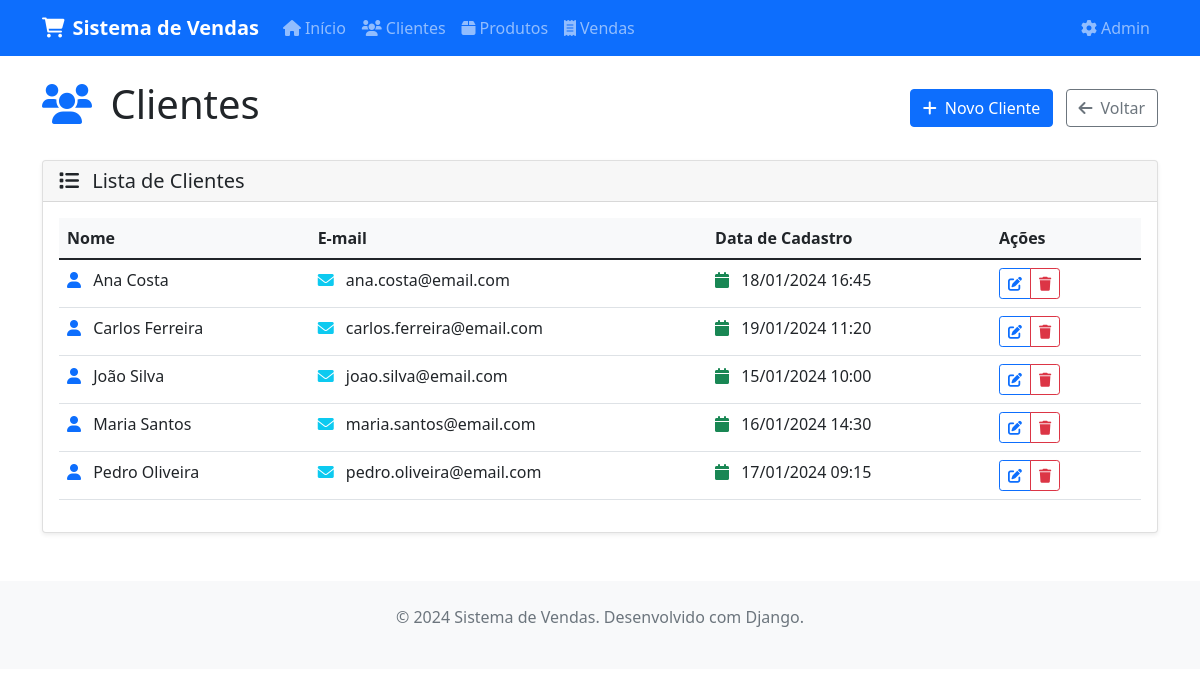
Page /vendas/clientes/ on the committed database.
### vendas/models.py (models this page shows, shortened)
class Cliente(models.Model):
    nome = models.CharField(max_length=200, verbose_name="Nome")
    email = models.EmailField(verbose_name="E-mail")
    data_cadastro = models.DateTimeField(auto_now_add=True, verbose_name="Data de Cadastro")
    class Meta:
        verbose_name = "Cliente"
        verbose_name_plural = "Clientes"
        ordering = ['nome']

### vendas/views.py (the view)
# urls.py: path('clientes/', views.cliente_list, name='cliente_list'),
def cliente_list(request):
    clientes_list = Cliente.objects.all()
    paginator = Paginator(clientes_list, 10)  # 10 clientes por página
    page_number = request.GET.get('page')
    clientes = paginator.get_page(page_number)
    return render(request, 'vendas/cliente_list.html', {'clientes': clientes})

### vendas/templates/vendas/cliente_list.html (shortened to what this page needs)
{% extends 'vendas/base.html' %}
{% block content %}
<div class="row">
    <div class="col-12">
        <div class="d-flex justify-content-between align-items-center mb-4">
            <h1>
                <i class="fas fa-users text-primary me-2"></i>
                Clientes
            </h1>
            <div>
                <a href="{% url 'vendas:cliente_create' %}" class="btn btn-primary me-2">
                    <i class="fas fa-plus me-2"></i>Novo Cliente
                </a>
                <a href="{% url 'vendas:home' %}" class="btn btn-outline-secondary">
                    <i class="fas fa-arrow-left me-2"></i>Voltar
                </a>
            </div>
        </div>
    </div>
</div>
<div class="row">
    <div class="col-12">
        <div class="card">
            <div class="card-header">
                <h5 class="mb-0">
                    <i class="fas fa-list me-2"></i>
                    Lista de Clientes
                </h5>
            </div>
            <div class="card-body">
                {% if clientes and clientes.paginator.count %}
                    <div class="table-responsive">
                        <table class="table table-hover">
                            <thead>
                                <tr>
                                    <th>Nome</th>
                                    <th>E-mail</th>
                                    <th>Data de Cadastro</th>
                                    <th width="150">Ações</th>
                                </tr>
                            </thead>
                            <tbody>
                                {% for cliente in clientes %}
                                <tr>
                                    <td>
                                        <i class="fas fa-user text-primary me-2"></i>
                                        {{ cliente.nome }}
                                    </td>
                                    <td>
                                        <i class="fas fa-envelope text-info me-2"></i>
                                        {{ cliente.email }}
                                    </td>
                                    <td>
                                        <i class="fas fa-calendar text-success me-2"></i>
                                        {{ cliente.data_cadastro|date:"d/m/Y H:i" }}
                                    </td>
                                    <td>
                                        <div class="btn-group" role="group">
                                            <a href="{% url 'vendas:cliente_update' cliente.pk %}"
                                               class="btn btn-sm btn-outline-primary"
                                               title="Editar cliente">
                                                <i class="fas fa-edit"></i>
                                            </a>
                                            <a href="{% url 'vendas:cliente_delete' cliente.pk %}"
                                               class="btn btn-sm btn-outline-danger"
                                               title="Excluir cliente">
                                                <i class="fas fa-trash"></i>
                                            </a>
                                        </div>
                                    </td>
                                </tr>
                                {% endfor %}
                            </tbody>
                        </table>
                    </div>
                {% endif %}
            </div>
        </div>
    </div>
</div>
{% endblock %}

### vendas/templates/vendas/base.html (style rules this page uses)
.card { box-shadow: 0 0.125rem 0.25rem rgba(0, 0, 0, 0.075); border: 1px solid rgba(0, 0, 0, 0.125); }
.table th { background-color: #f8f9fa; }

### rows in the picture
Cliente: nome "Ana Costa", email "ana.costa@email.com", data_cadastro "18/01/2024 16:45"
Cliente: nome "Carlos Ferreira", email "carlos.ferreira@email.com", data_cadastro "19/01/2024 11:20"
Cliente: nome "João Silva", email "joao.silva@email.com", data_cadastro "15/01/2024 10:00"
Cliente: nome "Maria Santos", email "maria.santos@email.com", data_cadastro "16/01/2024 14:30"
Cliente: nome "Pedro Oliveira", email "pedro.oliveira@email.com", data_cadastro "17/01/2024 09:15"
